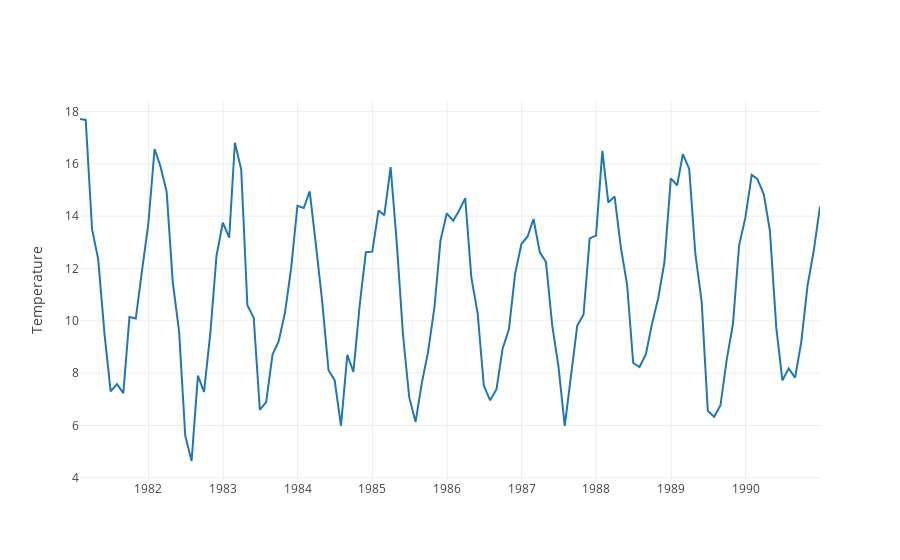

Notebook code cell kept with this figure:
### Code cell
df_m = df.resample('M', how='mean')
plot_ts(df_m)
